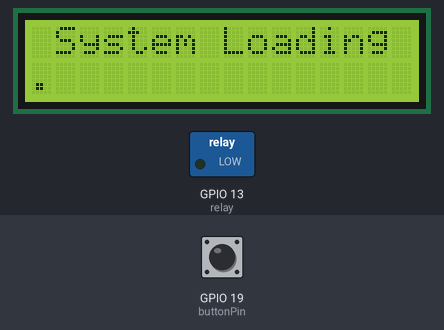
Recording of a sketch running on a simulated ESP32. Shown: 16×2 character LCD, switched loads named in the sketch (green lamp = pin HIGH). The test bench sets the inputs (shaded band); at power-on: GPIO 19 (buttonPin) LOW. WiFi joins after 1.5 s; servers stay silent unless stated; what the sketch prints to the serial monitor is not drawn.

Above: at 1.9 s.
At 2.3 s:
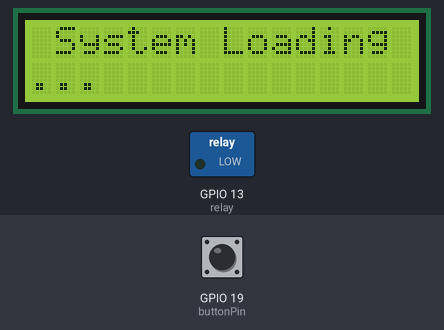
At 6.5 s:
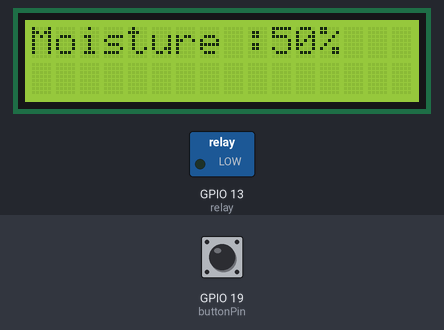
6.6 s: GPIO 19 (buttonPin) pulled HIGH for 0.15 s
Timing chart, 0 to 9.6 s (numbered marks = the images above; inputs shaded):
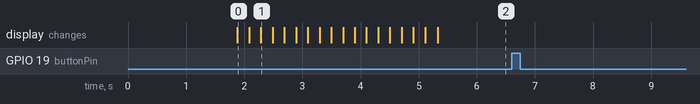

Measured:
- after the input at 6.6 s, every drawn part: stays the same

The sketch:

SmartGardenPFA.ino
```cpp
#define BLYNK_TEMPLATE_ID "TMPL2YCwH7OUu"
#define BLYNK_TEMPLATE_NAME "Plant Watering System"


#include <LiquidCrystal_I2C.h>
//Include the library files

#include <Wire.h>
#include <WiFi.h>
#include <BlynkSimpleEsp32.h>

#define sensor 34
#define relay 13

//Initialize the LCD display
LiquidCrystal_I2C lcd(0x27, 16, 2);

BlynkTimer timer;

// Enter your Auth token
char auth[] = "PvViO8nF2UrTvLCf4xxk8qNS4h12DyGh";

//Enter your WIFI SSID and password
char ssid[] = "HUAWEI-4v6J";
char pass[] = "dNbq9yd6";
IPAddress serverIP(192, 168, 100, 9); // IP of your computer where Python script is running
const uint16_t serverPort = 5005;

WiFiClient client;

int value=0;
int wateringThreshold=30;
bool notified=false;
bool buttonenabled=false;

const int buttonPin = 19;     // Pin où le bouton poussoir est connecté
int buttonState = 0;

void setup() {
  // Debug console
  pinMode(sensor,INPUT);
  Serial.begin(115200);
  Blynk.begin(auth, ssid, pass, "blynk.cloud", 80);
  lcd.init();
  lcd.backlight();
  pinMode(relay, OUTPUT);
  digitalWrite(relay, LOW);

  lcd.setCursor(1, 0);
  lcd.print("System Loading");
  for (int a = 0; a <= 15; a++) {
    lcd.setCursor(a, 1);
    lcd.print(".");
    delay(200);
  }
  lcd.clear();
  WiFi.begin(ssid, pass);

    while (WiFi.status() != WL_CONNECTED) {
        delay(1000);
        Serial.println("Connecting to WiFi...");
    }

    Serial.println("Connected to WiFi");

    if (!client.connect(serverIP, serverPort)) {
        Serial.println("Connection to server failed");
    } else {
        Serial.println("Connected to server");
    }
  pinMode(buttonPin,INPUT);

}

//Get the ultrasonic sensor values
void soilMoisture() {

  value = analogRead(sensor);
  value = map(value, 0, 4095, 0, 100);
  value = (value - 100) * -1;

  Blynk.virtualWrite(V0, value);
  //Serial.println(value);
  lcd.setCursor(0, 0);
  lcd.print("Moisture :");
  lcd.print(value);
  lcd.print("%");


}

//Get the button value
BLYNK_WRITE(V1) {

  if(!buttonenabled){
    Serial.println("Button interaction is disabled.");
    return; // Ignorer l'événement du bouton si l'interaction est désactivée
  }

  bool RelayBol = param.asInt();
  if (RelayBol == 1) {
    digitalWrite(relay, HIGH);
    lcd.setCursor(0, 1);
    lcd.print("Motor is ON ");
  } else {
    digitalWrite(relay, LOW);
    lcd.setCursor(0, 1);
    lcd.print("Motor is OFF");
  }
}

void SEND_DATA_TO_PYTHON(String s){
  Serial.println(s);
  while(!client.connect(serverIP,serverPort)){
          Serial.println("Disconnected");
      }
  if (client.connected()) {
        Serial.println("Connected!");
        client.println(s);
        delay(2000); // Send data every 2 seconds
    }
}

void receivedDataFromPython() {

  while(!client.available());

  String receivedData = client.readStringUntil('\n');
  Serial.println("Received from Python: " + receivedData);
    // Process the received data as needed

}

void loop() {

  Blynk.run();
  Blynk.virtualWrite(V2, "Kiddo Must Complete His Tasks");
  int score=0;
  soilMoisture();
  //Serial.println(value);
  buttonState=digitalRead(buttonPin);
  Serial.println(buttonState);
  while(!buttonState){
    buttonState=digitalRead(buttonPin);
  }
  SEND_DATA_TO_PYTHON("FIRST_TASK");

  receivedDataFromPython();
  score+=100;
  soilMoisture();
  if (score==100){
    if(value <wateringThreshold){
      buttonenabled=true;
      Serial.println(buttonenabled);
      Blynk.run();

      while(value<wateringThreshold){
        soilMoisture();
        Blynk.run();
        Blynk.virtualWrite(V2, "Kiddo has completed his tasks Water your Plant!");
         delay(1000);
      }
     digitalWrite(relay, LOW);
     Blynk.run();
     Blynk.virtualWrite(V2, "Plant Watered!");
     delay(1000);
     buttonenabled=false;
    }
    else {
      Blynk.run();
      Blynk.virtualWrite(V2,"Kiddo has completed his tasks!");
      delay(1000);
    }

  }
}


 /* if (value < wateringThreshold)
  {
    buttonenabled=true;
     Blynk.virtualWrite(V2, "Arrosez votre Plante!");
     while(value<wateringThreshold){
       soilMoisture();
       Blynk.run();//Run the Blynk library
     }
     digitalWrite(relay, LOW);
    Blynk.virtualWrite(V2, "Plante Arrosée!");
    buttonenabled=false;
  }*/
```
